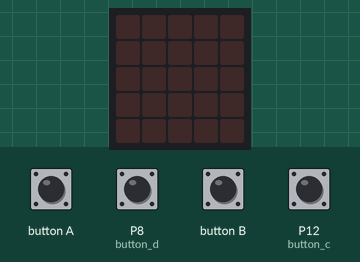
This program was run on a simulated BBC micro:bit running MicroPython. Shown: the board's 5×5 LED display. The inputs (shaded band) are chosen by the test bench; at power-on: P8 (button_d) HIGH, P12 (button_c) HIGH.

Above: at 1.2 s.
1.3 s: button A pressed for 0.15 s
At 2.3 s:
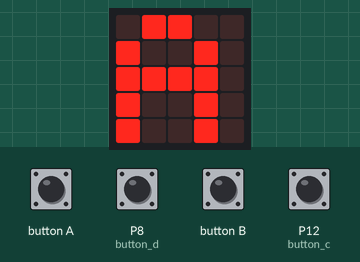
2.9 s: P8 (button_d) pulled LOW for 0.15 s
At 3.7 s:
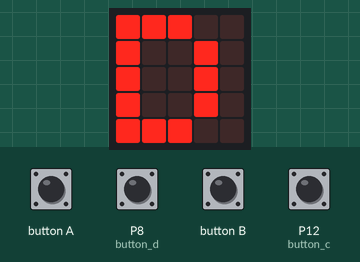
4.5 s: button B pressed for 0.15 s
At 5.1 s:
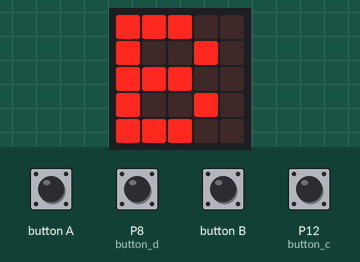
6.1 s: P12 (button_c) pulled LOW for 0.15 s
At 6.5 s:
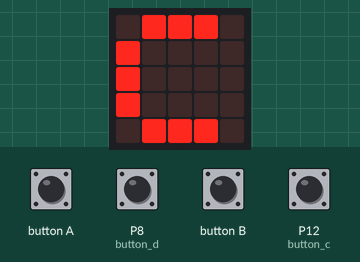
7.7 s: button A pressed for 1 s
At 9.1 s:
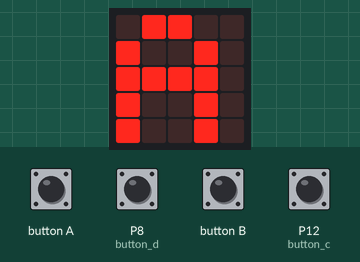
10.2 s: P8 (button_d) pulled LOW for 1 s
At 11.3 s:
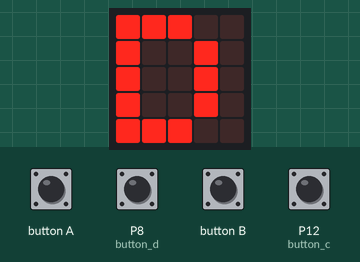
Timing chart, 0 to 13.2 s (numbered marks = the images above; inputs shaded):
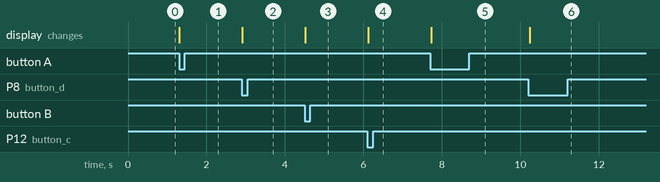

Measured:
- after the input at 1.3 s, the display: changes at once (image 1)
- after the input at 2.9 s, the display: changes at once (image 2)
- after the input at 4.5 s, the display: changes at once (image 3)
- after the input at 6.1 s, the display: changes at once (image 4)
- after the input at 7.7 s, the display: changes at once (image 5)
- after the input at 10.2 s, the display: changes at once (image 6)

The program:

5-1-Button-main.py
```python
# Imports go at the top
from microbit import *

# Define the pins of the A, B, C, and D button
button_a = pin5
button_b = pin11
button_c = pin12
button_d = pin8

# I/O port with pull resistor
button_a.set_pull(button_a.PULL_UP)
button_b.set_pull(button_b.PULL_UP)
button_c.set_pull(button_c.PULL_UP)
button_d.set_pull(button_d.PULL_UP)

# Read button value function
def readButtonValue(button):
    # Return button value
    return button.read_digital()

# Code in a 'while True:' loop repeats forever
while True:
    # Determine whether button_a is pressed
    if readButtonValue(button_a) == 0:
        # If button_a is pressed, dot matrix displays character 'A'
        display.show('A')

    # Determine whether button_b is pressed
    if readButtonValue(button_b) == 0:
        # If button_b is pressed, dot matrix displays character 'B'
        display.show('B')

    # Determine whether button_c is pressed
    if readButtonValue(button_c) == 0:
        # If button_c is pressed, dot matrix displays character 'C'
        display.show('C')

    # Determine whether button_d is pressed
    if readButtonValue(button_d) == 0:
        # If button_d is pressed, dot matrix displays character 'D'
        display.show('D')

    # delay 100 millisecond
    sleep(100)
```
